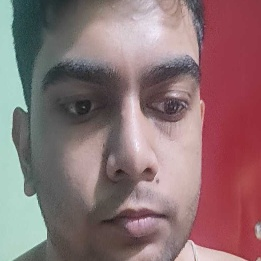
#> input picture images/Ashutosh_0.jpg, 261 x 261 px; its folder holds only this picture in this run
$ python create_consolidated.py
#> lines starting #> are read from the running program, lines starting #| are printed output that depends on the picture
# -*- coding: utf-8 -*-
"""
Created on Sat Feb 15 16:56:02 2020

@author: Ashutosh Mishra
"""
import os
import cv2
import numpy as np
import pickle

im_dir = os.path.join(os.getcwd(),'images')
data_dir = os.path.join(os.getcwd(),'clean_data')


def preprocess(img):
    img = cv2.resize(img,(200,200))
    img = cv2.cvtColor(img,cv2.COLOR_BGR2GRAY)
    return img


data = []
labels = []

for i in os.listdir(im_dir):
    img = cv2.imread(os.path.join(im_dir,i))
#> img is the input picture: shape (261, 261, 3); mean B, G, R 115.3, 113.1, 140.5
    data.append(preprocess(img))
#> in preprocess, `img = cv2.cvtColor(img,cv2.COLOR_BGR2GRAY)`:
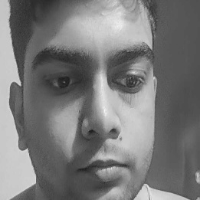
#> img: shape (200, 200); min 31, max 245, mean 121.4
    labels.append(i.split('_')[0])

data = np.array(data)
labels = np.array(labels)

with open(os.path.join(data_dir,"images.p"),'wb') as f:
    pickle.dump(data,f)


with open(os.path.join(data_dir,"labels.p"),'wb') as f:
    pickle.dump(labels,f)

$ run again, on images/Ashutosh_118.jpg
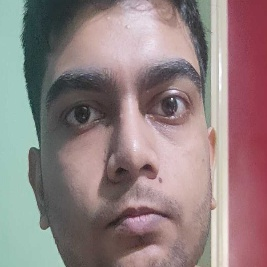
#> input picture images/Ashutosh_118.jpg, 267 x 267 px
#> img is the input picture: shape (267, 267, 3); mean B, G, R 129, 128.7, 146.4
#> in preprocess, `img = cv2.cvtColor(img,cv2.COLOR_BGR2GRAY)`:
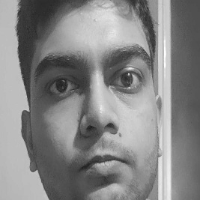
#> img: shape (200, 200); min 31, max 254, mean 134

$ run again, on images/Ashutosh_126.jpg
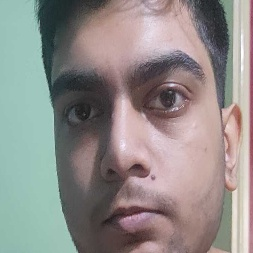
#> input picture images/Ashutosh_126.jpg, 253 x 253 px
#> img is the input picture: shape (253, 253, 3); mean B, G, R 137.5, 140.1, 144.7
#> in preprocess, `img = cv2.cvtColor(img,cv2.COLOR_BGR2GRAY)`:
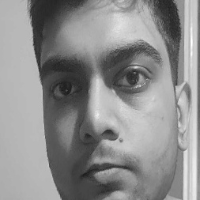
#> img: shape (200, 200); min 28, max 255, mean 141.1
